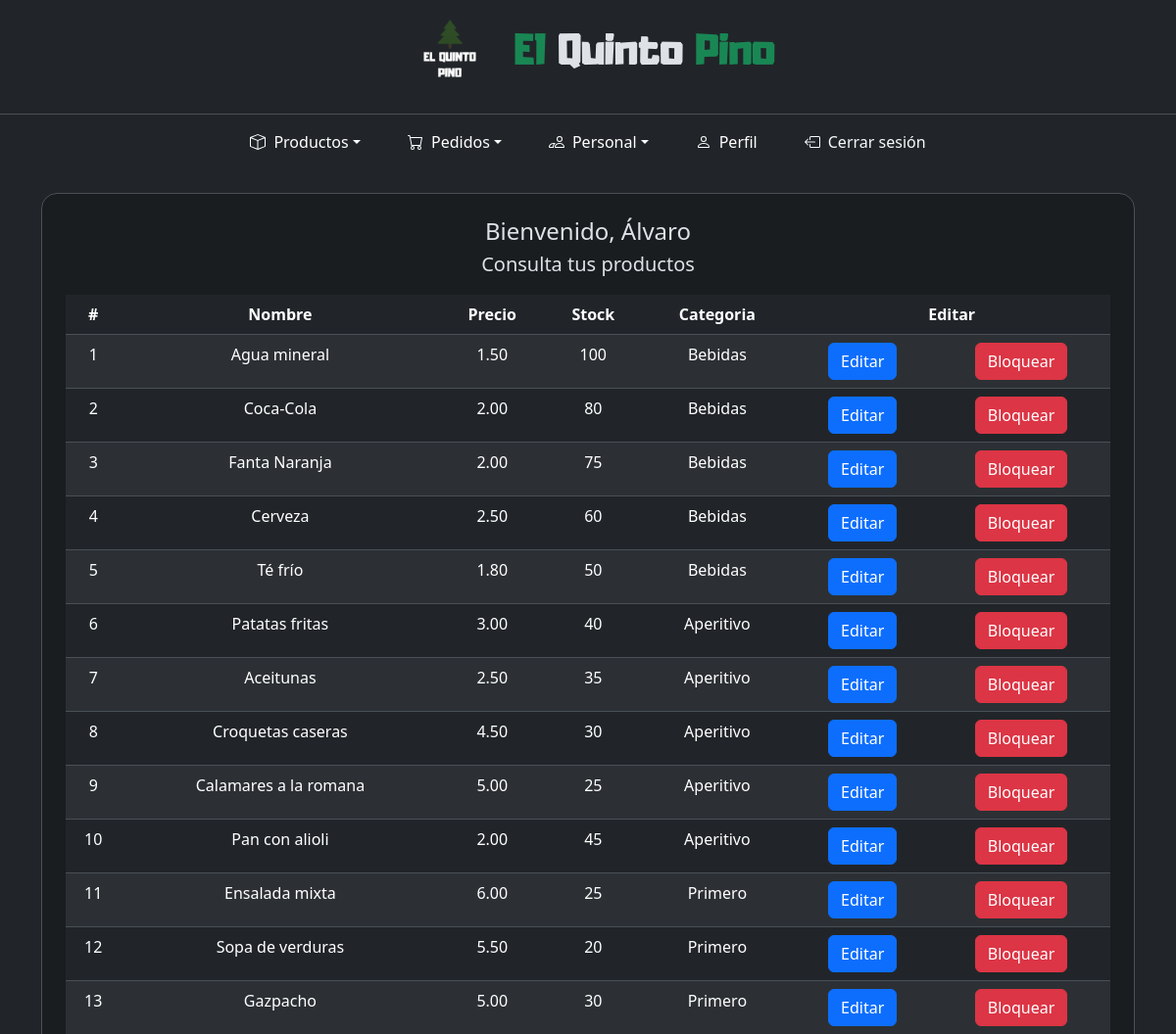
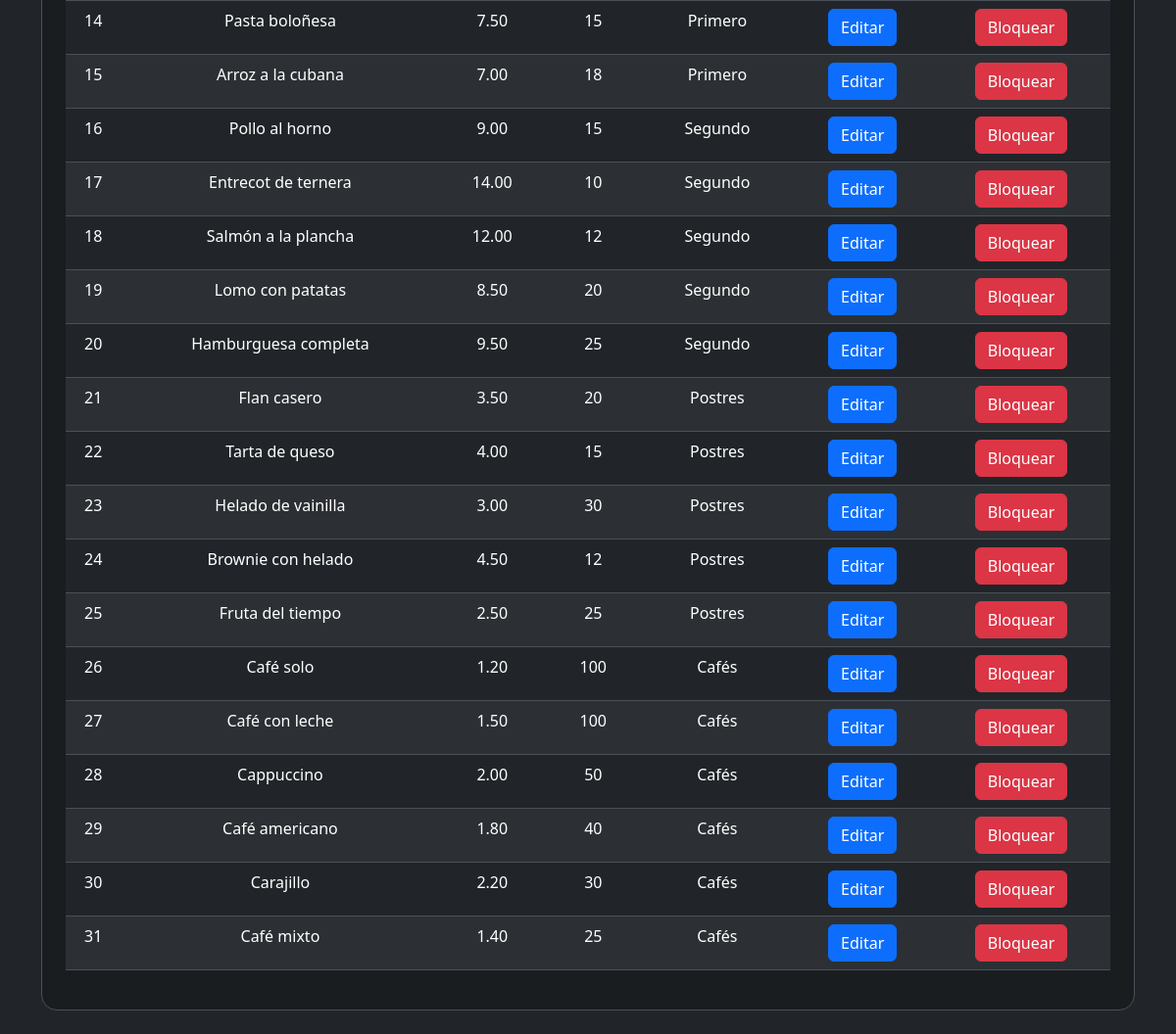
The page /encargado/encargado.php (signed in) on the database its author committed (2 pictures, top to bottom).
### tables this page shows
CREATE TABLE `producto` (
  `id` int(11) NOT NULL,
  `nombre` varchar(255) NOT NULL,
  `precio` decimal(10,2) NOT NULL,
  `stock` int(11) NOT NULL,
  `estado` tinyint(1) NOT NULL,
  `categoria` int(11) NOT NULL
);

CREATE TABLE `categoria` (
  `id` int(11) NOT NULL,
  `nombre` varchar(255) NOT NULL
);

### encargado/encargado.php (the view, shortened to what this page needs)
<?php
include("../components/conexion.php");
?>
<!DOCTYPE html>
<html lang="es" data-bs-theme="dark">
<head>
    <link rel="stylesheet" href="../bootstrap/css/bootstrap.min.css" />
    <link rel="stylesheet" href="../styles.css" />
</head>
<body>
    <div class="container-fluid min-vh-100 d-flex flex-column">
        <?php
        include("../components/header.php");
        include("navbar.php");
        $usuario = $_SESSION["usuario"];
        ?>
        <main class="container my-4 flex-grow-1">
            <div class="row justify-content-center">
                <div class="col-12">
                    <section class="bg-dark-subtle border rounded-4 p-4 p-sm-4">
                        <header class="text-center mb-3">
                            <h4 class="h4 mb-1">Bienvenido, <?php echo $usuario; ?></h4>
                            <p class="lead">Consulta tus productos</p>
                        </header>
                        <section class="row justify-content-center ">
                            <div class="col-12 table-responsive">
                                <table class="table text-start text-md-center table-hover table-striped">
                                    <thead>
                                        <tr>
                                            <th class='d-none d-sm-block d-sm-'>#</th>
                                            <th>Nombre</th>
                                            <th>Precio</th>
                                            <th>Stock</th>
                                            <th>Categoria</th>
                                            <th colspan="2">Editar</th>
                                        </tr>
                                    </thead>
                                    <tbody>
                                        <?php
                                        $consulta = "SELECT * FROM producto";
                                        $result = mysqli_query($conn, $consulta);
                                        while ($row = mysqli_fetch_array($result)) {
                                            $id = $row['id'];
                                            $estado = $row["estado"];
                                            if ($estado == 1) {
                                                print("<tr>");
                                            } else {
                                                print("<tr class='table-danger'>");
                                            }
                                            print("<td class='d-none d-sm-table-cell'>");
                                            print($row['id']);
                                            print("</td>");
                                            print("<td>");
                                            print($row['nombre']);
                                            print("</td>");
                                            print("<td>");
                                            print($row['precio']);
                                            print("</td>");
                                            print("<td>");
                                            print($row['stock']);
                                            print("</td>");
                                            print("<td>");
                                            $cat = $row["categoria"];
                                            $consulta2 = "SELECT nombre FROM categoria WHERE id = '$cat'";
                                            $result2 = mysqli_query($conn, $consulta2);
                                            $row2 = mysqli_fetch_array($result2);
                                            print($row2["nombre"]);
                                            print("</td>");
                                            print("<td>");
                                            print("<a href='editarProducto.php?id=$id' class='btn btn-primary'>Editar</a>");
                                            print("</td>");
                                            print("<td class='d-none d-md-table-cell'>");
                                            if ($estado == 1) {
                                                print("<a href='bloquearProducto.php?id=$id' class='btn btn-danger'>Bloquear</a>");
                                            } else {
                                                print("<a href='desbloquearProducto.php?id=$id' class='btn btn-success'>Desloquear</a>");
                                            }
                                            print("</td>");
                                            print("</tr>");
                                        }
                                        ?>
                                    </tbody>
                                </table>
                            </div>
                        </section>
                </div>
            </div>
        </main>
    </div>
</body>
</html>

### styles.css (style rules this page uses)
body { background-image: url(/restaurante/img/background02.jpg); background-repeat: no-repeat; background-size: cover; background-position: center; }

### rows shown on the page
producto: id "1", nombre "Agua mineral", precio "1.50", stock "100", categoria.nombre "Bebidas"
producto: id "2", nombre "Coca-Cola", precio "2.00", stock "80", categoria.nombre "Bebidas"
producto: id "3", nombre "Fanta Naranja", precio "2.00", stock "75", categoria.nombre "Bebidas"
producto: id "4", nombre "Cerveza", precio "2.50", stock "60", categoria.nombre "Bebidas"
producto: id "5", nombre "Té frío", precio "1.80", stock "50", categoria.nombre "Bebidas"
producto: id "6", nombre "Patatas fritas", precio "3.00", stock "40", categoria.nombre "Aperitivo"
producto: id "7", nombre "Aceitunas", precio "2.50", stock "35", categoria.nombre "Aperitivo"
producto: id "8", nombre "Croquetas caseras", precio "4.50", stock "30", categoria.nombre "Aperitivo"
producto: id "9", nombre "Calamares a la romana", precio "5.00", stock "25", categoria.nombre "Aperitivo"
producto: id "10", nombre "Pan con alioli", precio "2.00", stock "45", categoria.nombre "Aperitivo"
producto: id "11", nombre "Ensalada mixta", precio "6.00", stock "25", categoria.nombre "Primero"
producto: id "12", nombre "Sopa de verduras", precio "5.50", stock "20", categoria.nombre "Primero"
producto: id "13", nombre "Gazpacho", precio "5.00", stock "30", categoria.nombre "Primero"
producto: id "14", nombre "Pasta boloñesa", precio "7.50", stock "15", categoria.nombre "Primero"
producto: id "15", nombre "Arroz a la cubana", precio "7.00", stock "18", categoria.nombre "Primero"
producto: id "16", nombre "Pollo al horno", precio "9.00", stock "15", categoria.nombre "Segundo"
producto: id "17", nombre "Entrecot de ternera", precio "14.00", stock "10", categoria.nombre "Segundo"
producto: id "18", nombre "Salmón a la plancha", precio "12.00", stock "12", categoria.nombre "Segundo"
producto: id "19", nombre "Lomo con patatas", precio "8.50", stock "20", categoria.nombre "Segundo"
producto: id "20", nombre "Hamburguesa completa", precio "9.50", stock "25", categoria.nombre "Segundo"
producto: id "21", nombre "Flan casero", precio "3.50", stock "20", categoria.nombre "Postres"
producto: id "22", nombre "Tarta de queso", precio "4.00", stock "15", categoria.nombre "Postres"
producto: id "23", nombre "Helado de vainilla", precio "3.00", stock "30", categoria.nombre "Postres"
producto: id "24", nombre "Brownie con helado", precio "4.50", stock "12", categoria.nombre "Postres"
producto: id "25", nombre "Fruta del tiempo", precio "2.50", stock "25", categoria.nombre "Postres"
producto: id "26", nombre "Café solo", precio "1.20", stock "100", categoria.nombre "Cafés"
producto: id "27", nombre "Café con leche", precio "1.50", stock "100", categoria.nombre "Cafés"
producto: id "28", nombre "Cappuccino", precio "2.00", stock "50", categoria.nombre "Cafés"
producto: id "29", nombre "Café americano", precio "1.80", stock "40", categoria.nombre "Cafés"
producto: id "30", nombre "Carajillo", precio "2.20", stock "30", categoria.nombre "Cafés"
producto: id "31", nombre "Café mixto", precio "1.40", stock "25", categoria.nombre "Cafés"

### other values the page prints
$usuario "Álvaro"
